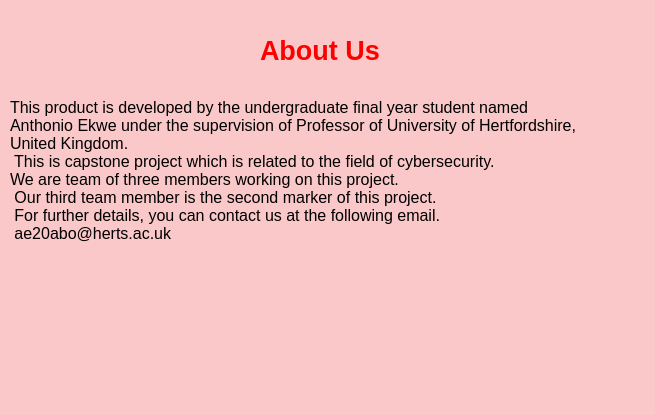
<?xml version="1.0" encoding="UTF-8"?>
<ui version="4.0">
 <class>Dialog_About_Us</class>
 <widget class="QDialog" name="Dialog_About_Us">
  <property name="geometry">
   <rect>
    <x>0</x>
    <y>0</y>
    <width>655</width>
    <height>415</height>
   </rect>
  </property>
  <property name="font">
   <font>
    <pointsize>14</pointsize>
    <italic>true</italic>
   </font>
  </property>
  <property name="cursor">
   <cursorShape>PointingHandCursor</cursorShape>
  </property>
  <property name="windowTitle">
   <string>Dialog</string>
  </property>
  <property name="styleSheet">
   <string notr="true">QDialog{
	background-color: rgb(250,200,200)
}</string>
  </property>
  <widget class="QLabel" name="label">
   <property name="geometry">
    <rect>
     <x>10</x>
     <y>80</y>
     <width>641</width>
     <height>181</height>
    </rect>
   </property>
   <property name="font">
    <font>
     <pointsize>12</pointsize>
    </font>
   </property>
   <property name="text">
    <string>This product is developed by the undergraduate final year student named 
Anthonio Ekwe under the supervision of Professor of University of Hertfordshire, 
United Kingdom. 
 This is capstone project which is related to the field of cybersecurity. 
We are team of three members working on this project.
 Our third team member is the second marker of this project. 
 For further details, you can contact us at the following email.
 ae20abo@herts.ac.uk</string>
   </property>
  </widget>
  <widget class="QLabel" name="label_about_us_label">
   <property name="geometry">
    <rect>
     <x>260</x>
     <y>30</y>
     <width>141</width>
     <height>41</height>
    </rect>
   </property>
   <property name="font">
    <font>
     <pointsize>20</pointsize>
     <bold>true</bold>
    </font>
   </property>
   <property name="styleSheet">
    <string notr="true">QLabel{
	color: red

}</string>
   </property>
   <property name="text">
    <string>About Us</string>
   </property>
  </widget>
 </widget>
 <resources>
  <include location="../../../../Pictures/Anthonio_firewall/images.qrc"/>
 </resources>
 <connections/>
</ui>
